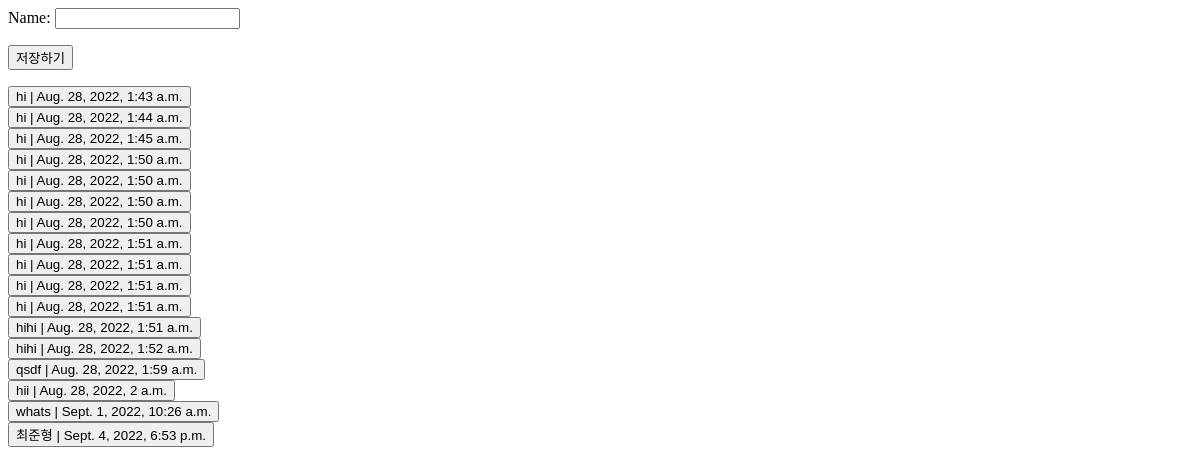
Before: /home/ with the older database file.
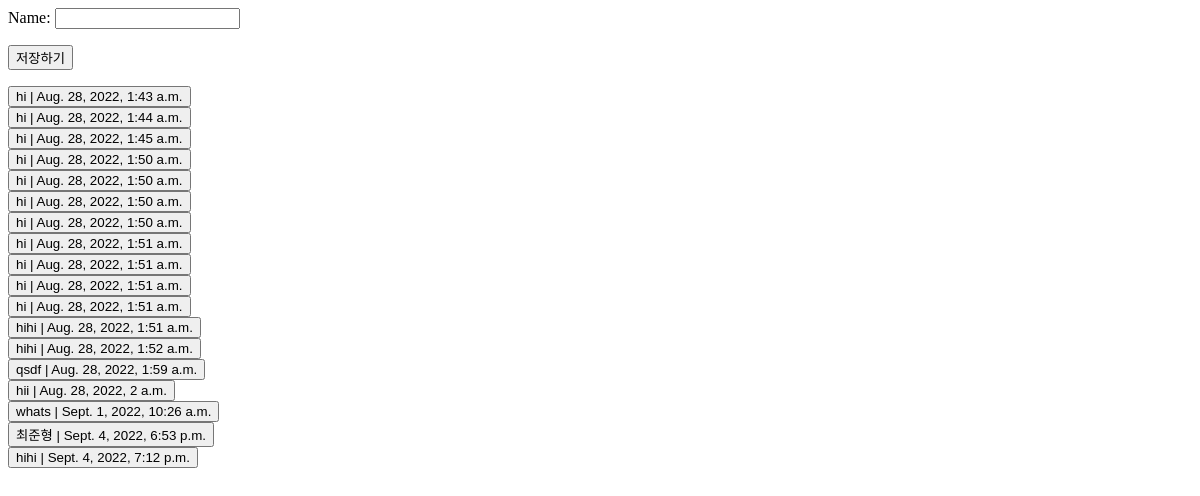
After: the same page with the newer database file.
### myApp/models.py (models this page shows)
class Outer(models.Model):
    out_time = models.DateTimeField(auto_now_add=True)
    name = models.CharField(max_length=5)

### myApp/views.py (the view)
# urls.py: 2. Add a URL to urlpatterns:  path('', views.home, name='home')
def home(request):
    objs = []
    if(request.method == 'POST'):
        form = OuterForm(request.POST)
        if form.is_valid():
            outer = form.save(commit = False)
            outer.save()
            return redirect('/')
    else:
        form = OuterForm
        objs = Outer.objects.all()
    context = {'form' : form, 'objs' : objs}
    return render(request,'home.html',context=context)

### myApp/templates/home.html (shortened to what this page needs)
{% block content %}
<form method = "post" class = "post" action = "/home/">
    {{form.as_p}}
    <button type="submit" class = "btn"> 저장하기 </button>
</form>
<form method = "post" class = "post" action = "/comeback/">
    {% for o in objs %}
    <button name = "clickid" value = {{o.id}}> {{ o.name }}  |  {{ o.out_time }}</button><br/>
    {% endfor %}
</form>
{% endblock %}

Changed rows visible on the page:
added Outer: {{ o.id }} 18 (drawn), name "hihi", out_time "Sept. 4, 2022, 7:12 p.m."
